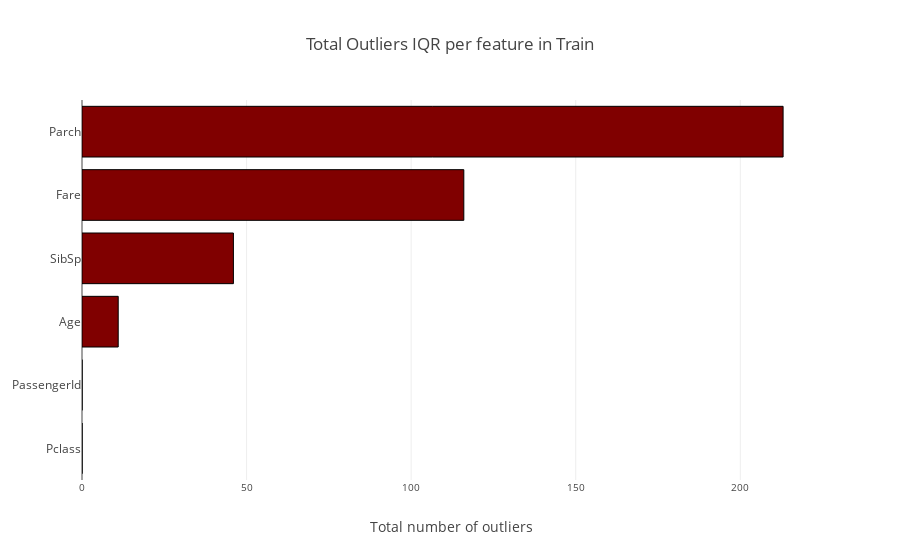

Notebook code cell kept with this figure:
### Code cell
trace = []
group_labels = []

trace = [go.Bar(y = outliers_iqr.index, x = outliers_iqr['outliers_IQR_count'],
               marker=dict(color='maroon',line=dict(color='black',width=1)),orientation ='h')]
    

layout = go.Layout(autosize=True,barmode='group',xaxis = dict(title = 'Total number of outliers',
                                                              tickfont=dict(size=10)), 
                   yaxis = dict(automargin=True,autorange = "reversed"),
                   title = 'Total Outliers IQR per feature in Train')
fig = go.Figure(data=trace, layout=layout)

plotly.offline.iplot(fig)

### Figure 1 — Plotly figure (JSON) as saved in the notebook; plotly's stock layout.template omitted (floating-point values rounded to 4 significant figures)
{"data": [{"marker": {"color": "maroon", "line": {"color": "black", "width": 1}}, "orientation": "h", "type": "bar", "uid": "12213ded-783b-42e6-9f55-c6e6957dfc0b", "x": [213, 116, 46, 11, 0, 0], "y": ["Parch", "Fare", "SibSp", "Age", "PassengerId", "Pclass"]}], "layout": {"autosize": true, "barmode": "group", "title": {"text": "Total Outliers IQR per feature in Train"}, "xaxis": {"tickfont": {"size": 10}, "title": {"text": "Total number of outliers"}}, "yaxis": {"automargin": true, "autorange": "reversed"}}}
